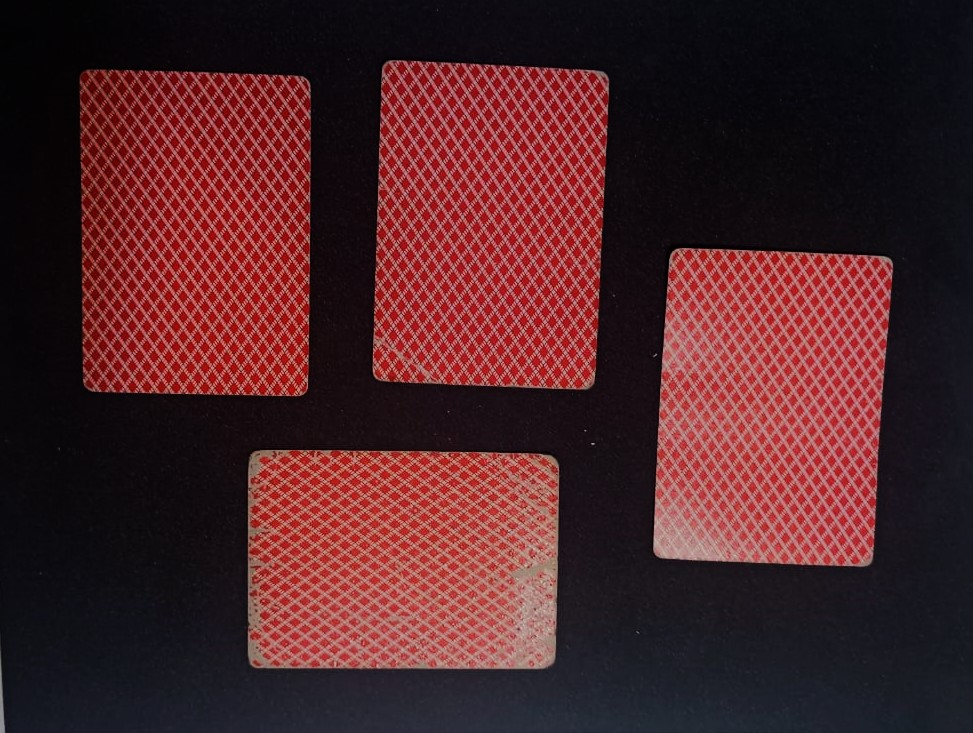
#> input picture 3-Features Detection/media/cards.jpg, 973 x 733 px
$ jupyter execute '3-Geometry detection.ipynb'
#> lines starting #> are read from the running program, lines starting #| are printed output that depends on the picture; after the words box and inside, x2 and y2 are one past the last pixel; in counts of white or black regions, pixels touching at a corner belong together
# Contours

[cell 1]
# Import libraries
import cv2
import matplotlib.pyplot as plt


# image = cv2.imread('media/coins_separated.jpg')
image = cv2.imread('media/cards.jpg')
#> image is the input picture: shape (733, 973, 3); mean B, G, R 40.1, 36.6, 76.9
# [7 lines of commented-out code are left out]


gray = cv2.cvtColor(image, cv2.COLOR_BGR2GRAY)
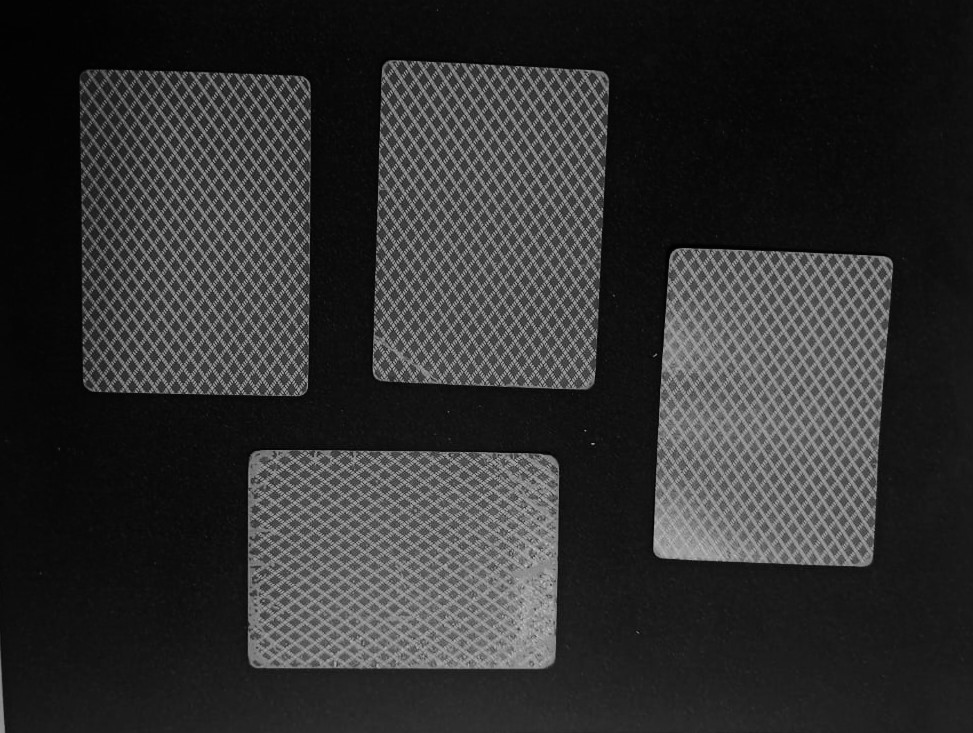
#> gray: shape (733, 973); min 0, max 195, mean 49.1

# plt.imshow(gray, cmap="gray")
# plt.figure()

blur = cv2.GaussianBlur(gray, (11, 11), 0)
canny = cv2.Canny(blur, 30, 150, 30)
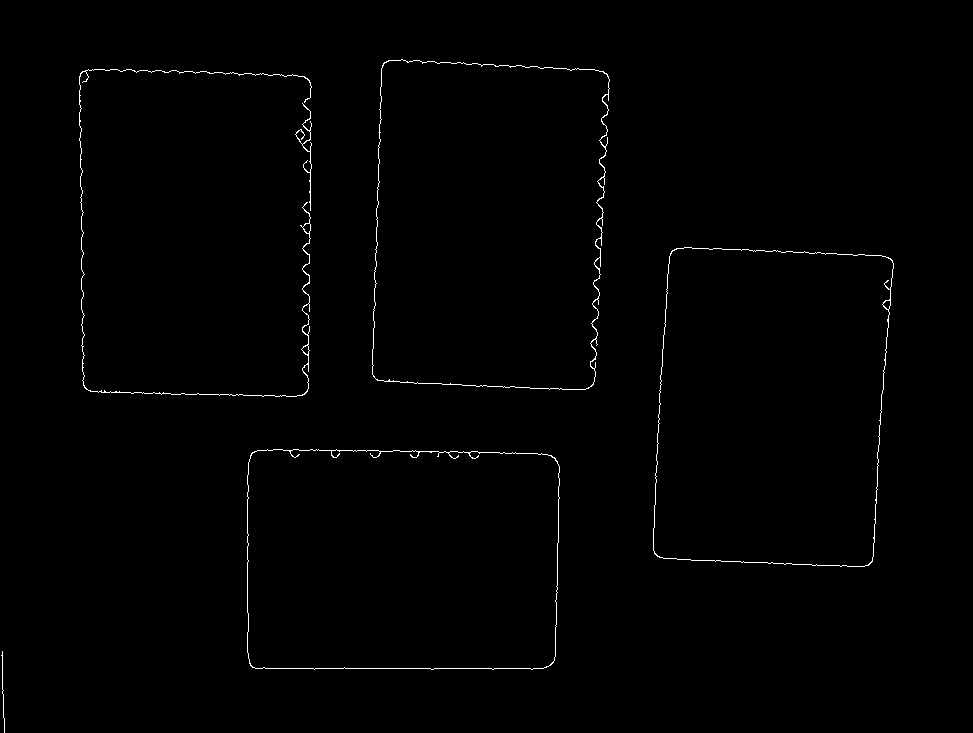
#> canny: shape (733, 973); 0.7% white in thin lines or dots, all inside (x1, y1, x2, y2) = (1, 59, 894, 733)

# plt.imshow(canny, cmap="gray")
# plt.figure()

dilated = cv2.dilate(canny, (1, 1), iterations=0)
dilated = cv2.dilate(canny, (1, 1), iterations=2)
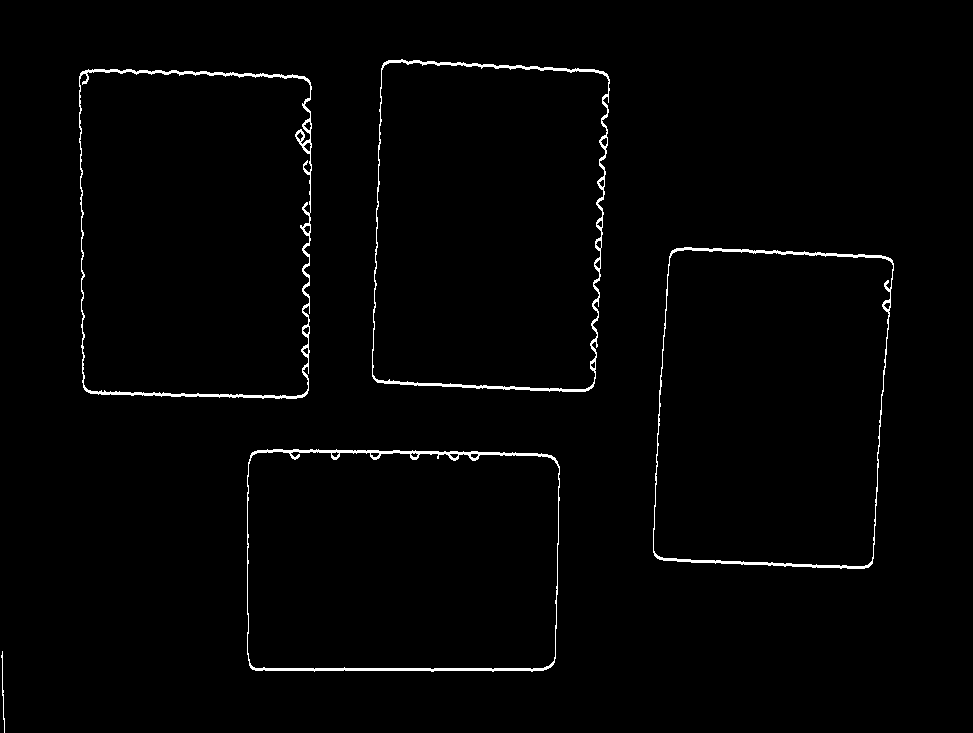
#> dilated: shape (733, 973); 1.5% white in thin lines or dots, all inside (x1, y1, x2, y2) = (1, 59, 894, 733)


# plt.imshow(dilated, cmap="gray")
# plt.figure()

# Multiple points stored or just the edges.
(cnt, hierarchy) = cv2.findContours(dilated, cv2.RETR_EXTERNAL, cv2.CHAIN_APPROX_NONE)
#> cnt = 5 contours, 1 with area under 20; largest, box (x1, y1, x2, y2) and area: (79, 69, 312, 399) 73646, (372, 59, 610, 392) 72412, (653, 247, 894, 569) 69525, (247, 449, 560, 672) 67684
# (cnt, hierarchy) = cv2.findContours(dilated, cv2.RETR_EXTERNAL, cv2.CHAIN_APPROX_SIMPLE)

# print(len(cnt[3]))

rgb = cv2.cvtColor(image, cv2.COLOR_BGR2RGB)
cv2.drawContours(rgb, cnt, -1, (0, 255, 0), 2)
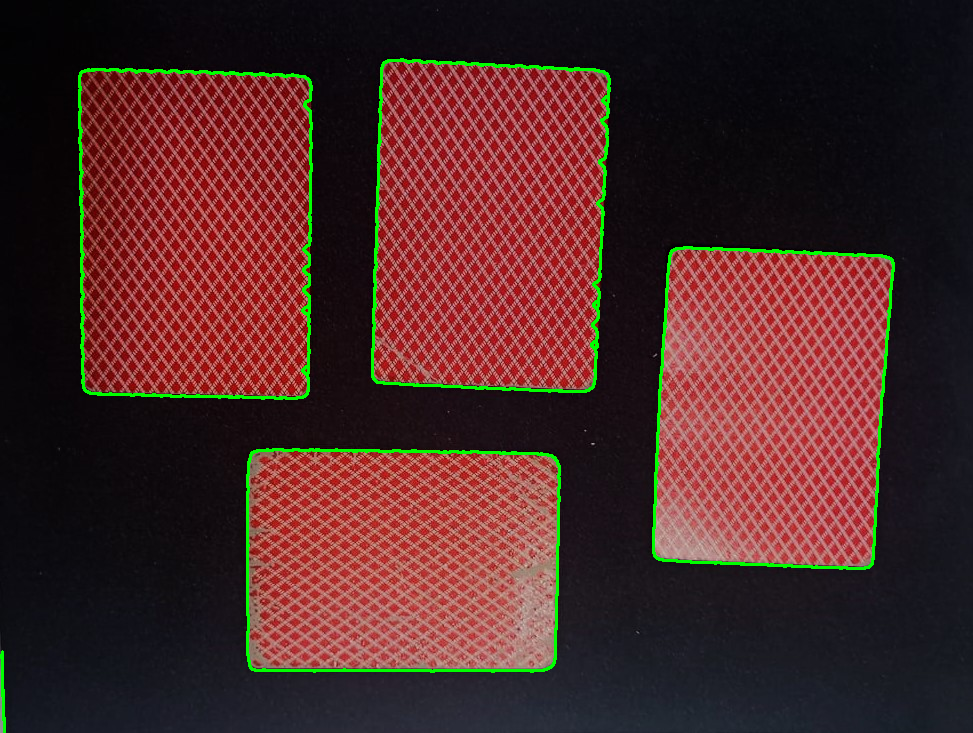
#> rgb: shape (733, 973, 3); mean R, G, B 75.4, 41.1, 39.4

print("coins in the image : ", len(cnt))
#| coins in the image :  5

plt.imshow(rgb)
